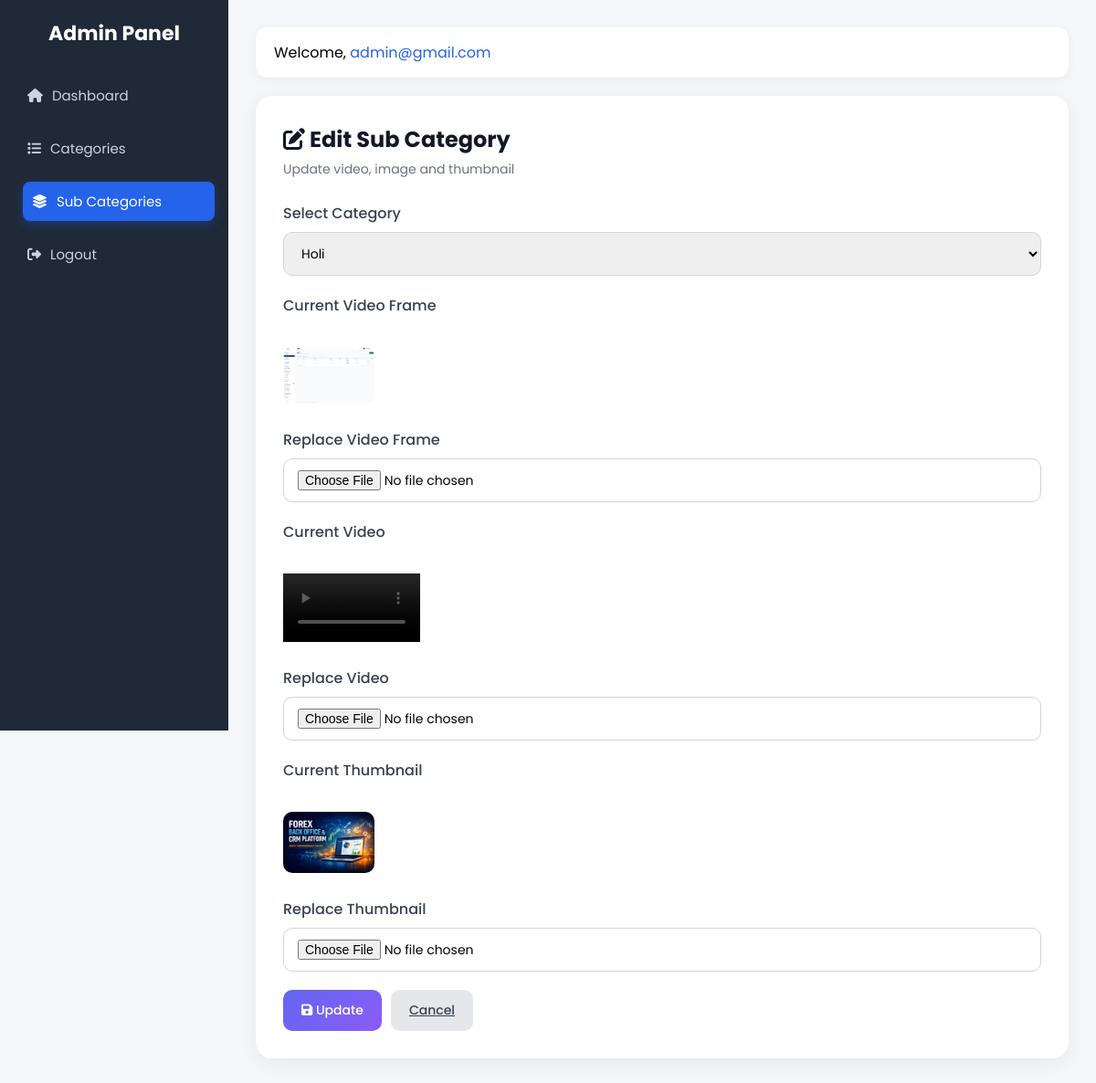
The app's page /sub_category/edit_sub.php?id=3 (signed in) with its own data.
### tables this page shows
CREATE TABLE `sub_category` (
  `id` int(11) NOT NULL,
  `category_id` int(11) NOT NULL,
  `video_frame` text DEFAULT NULL,
  `video_url` varchar(255) DEFAULT NULL,
  `video_thumbnail_image` varchar(255) DEFAULT NULL,
  `video_count` int(11) DEFAULT 0,
  `created_at` timestamp NOT NULL DEFAULT current_timestamp(),
  `updated_at` timestamp NOT NULL DEFAULT current_timestamp() ON UPDATE current_timestamp()
);

CREATE TABLE `categories` (
  `id` int(11) NOT NULL,
  `name` varchar(150) NOT NULL,
  `image` varchar(255) DEFAULT NULL,
  `date` date NOT NULL,
  `created_at` timestamp NOT NULL DEFAULT current_timestamp(),
  `updated_at` timestamp NOT NULL DEFAULT current_timestamp() ON UPDATE current_timestamp(),
  `deleted_at` timestamp NULL DEFAULT NULL
);

### sub_category/edit_sub.php (the view, shortened to what this page needs)
<?php
require "../config.php";
$id = intval($_GET['id']);
$sql = "SELECT * FROM sub_category WHERE id = $id LIMIT 1";
$result = mysqli_query($conn, $sql);
$data = mysqli_fetch_assoc($result);
$cat_sql = "SELECT id, name FROM categories ORDER BY id DESC";
$cat_result = mysqli_query($conn, $cat_sql);
?>
<!DOCTYPE html>
<html lang="en">
<head>
    <link rel="stylesheet" href="https://cdnjs.cloudflare.com/ajax/libs/font-awesome/6.5.0/css/all.min.css">
    <link rel="stylesheet" href="../css/dashboard.css">
    <link rel="stylesheet" href="../css/add_category.css">
</head>
<body>
<?php include "../sidebar.php"; ?>
<div class="content">
    <div class="topbar">
        Welcome,
        <span class="username"><?php echo htmlspecialchars($_SESSION['user']); ?></span>
    </div>
    <div class="card">
        <div class="card-header">
            <h2><i class="fa-solid fa-pen-to-square"></i> Edit Sub Category</h2>
            <p>Update video, image and thumbnail</p>
        </div>
        <form method="POST" enctype="multipart/form-data">
            <div class="form-group">
                <label>Select Category</label>
                <select name="category_id" class="form-control" required>
                    <?php while ($row = mysqli_fetch_assoc($cat_result)) { ?>
                        <option value="<?php echo $row['id']; ?>"
                            <?php if ($row['id'] == $data['category_id']) echo "selected"; ?>>
                            <?php echo $row['name']; ?>
                        </option>
                    <?php } ?>
                </select>
            </div>
            <div class="form-group">
                <label>Current Video Frame</label><br>
                <?php if (!empty($data['video_frame'])) { ?>
                    <img src="../uploads/sub_categories/<?php echo $data['video_frame']; ?>"
                        width="100" style="border-radius:10px;">
                <?php } else { echo "No Image"; } ?>
            </div>
            <div class="form-group">
                <label>Replace Video Frame</label>
                <input type="file" name="video_frame" class="form-control" accept="image/*">
            </div>
            <div class="form-group">
                <label>Current Video</label><br>
                <?php if (!empty($data['video_url'])) { ?>
                    <video width="150" controls>
                        <source src="../uploads/sub_categories/videos/<?php echo $data['video_url']; ?>" type="video/mp4">
                    </video>
                <?php } else { echo "No Video"; } ?>
            </div>
            <div class="form-group">
                <label>Replace Video</label>
                <input type="file" name="video_url" class="form-control" accept="video/*">
            </div>
            <div class="form-group">
                <label>Current Thumbnail</label><br>
                <?php if (!empty($data['video_thumbnail_image'])) { ?>
                    <img src="../uploads/sub_categories/<?php echo $data['video_thumbnail_image']; ?>"
                        width="100" style="border-radius:10px;">
                <?php } else { echo "No Thumbnail"; } ?>
            </div>
            <div class="form-group">
                <label>Replace Thumbnail</label>
                <input type="file" name="video_thumbnail_image" class="form-control" accept="image/*">
            </div>
            <div class="btn-group">
                <button type="submit" class="btn btn-save">
                    <i class="fa fa-save"></i> Update
                </button>
                <a href="subcategories.php" class="btn btn-reset">
                    Cancel
                </a>
            </div>
        </form>
    </div>
</div>
</body>
</html>

### css/dashboard.css (style rules this page uses)
* { margin: 0; padding: 0; box-sizing: border-box; font-family: 'Poppins', sans-serif; }
body { background: #f4f6f9; }
.content { margin-left: 250px; padding: 30px; }
.topbar { background: #fff; padding: 15px 20px; border-radius: 12px; margin-bottom: 20px; box-shadow: 0 2px 10px rgba(0, 0, 0, 0.05); }
.username { color: #2563eb; }
.card { background: #fff; padding: 25px; border-radius: 12px; box-shadow: 0 2px 10px rgba(0, 0, 0, 0.05); }

### css/add_category.css (style rules this page uses)
.card { background: #fff; border-radius: 18px; padding: 30px; box-shadow: 0 5px 20px rgba(0, 0, 0, .06); }
.card-header { margin-bottom: 25px; }
.card-header h2 { color: #111827; margin-bottom: 5px; }
.card-header p { color: #6b7280; font-size: 14px; }
.form-group { margin-bottom: 20px; }
.form-group label { display: block; margin-bottom: 8px; font-weight: 500; color: #374151; }
.form-control { width: 100%; padding: 12px 15px; border: 1px solid #d1d5db; border-radius: 10px; font-size: 14px; transition: .3s; box-sizing: border-box; }
.btn-group { display: flex; gap: 10px; }
.btn { padding: 12px 20px; border: none; border-radius: 10px; cursor: pointer; font-size: 14px; font-weight: 500; transition: .3s; }
.btn-save { background: linear-gradient(135deg, #6366f1, #8b5cf6); color: #fff; }
.btn-reset { background: #e5e7eb; color: #374151; }

### records on screen
sub_category: category_id "Holi", video_frame (picture), video_thumbnail_image (picture)

### other values on screen
$_SESSION['user'] "admin@gmail.com"
